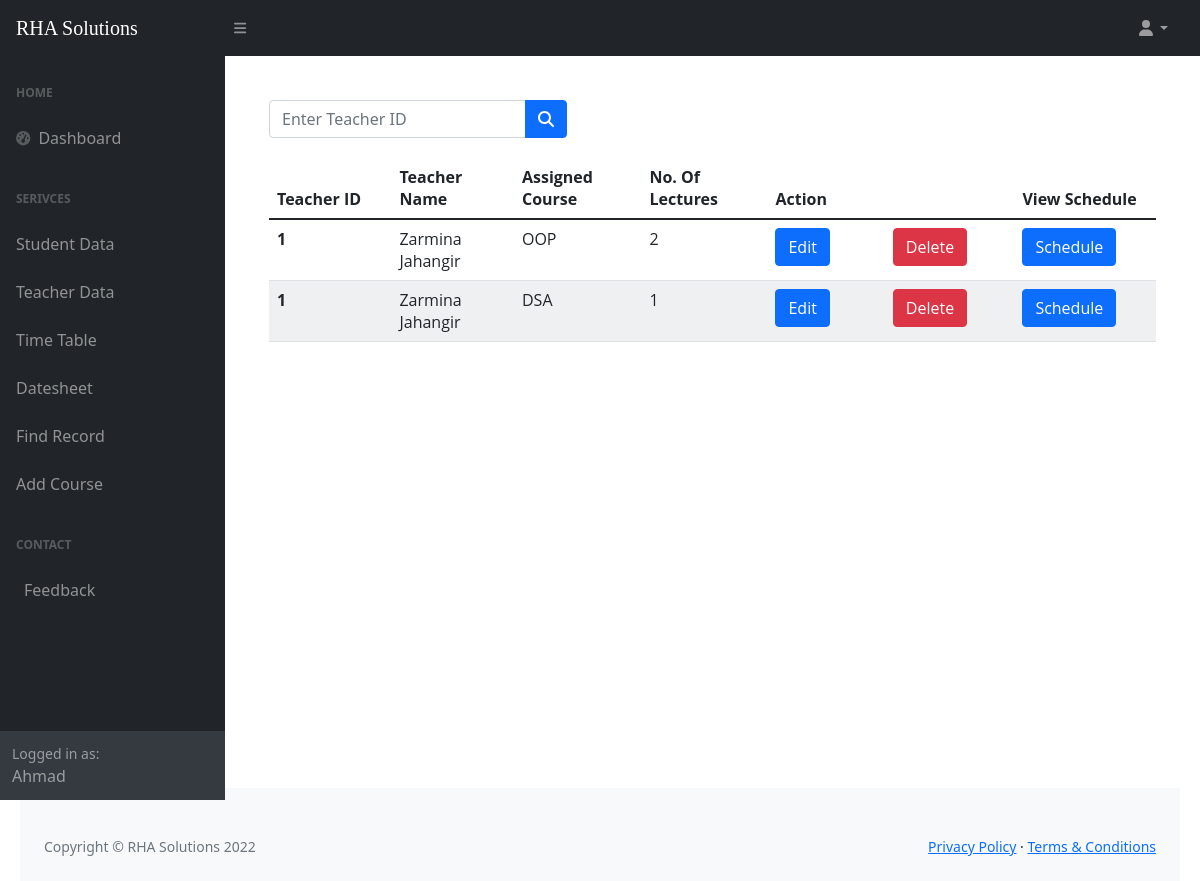
Page /Teacher_list.php (signed in) on the committed database.
### tables this page shows
CREATE TABLE `teach` (
  `t_id` int(11) NOT NULL,
  `f_name` varchar(100) NOT NULL,
  `l_name` varchar(100) NOT NULL,
  `email` varchar(100) NOT NULL,
  `p_id` int(10) NOT NULL
);

CREATE TABLE `course` (
  `c_id` int(3) NOT NULL,
  `c_name` varchar(100) NOT NULL,
  `crh` int(1) NOT NULL,
  `semester` int(1) NOT NULL
);

CREATE TABLE `assign_course` (
  `t_id` int(11) NOT NULL,
  `c_id` int(11) NOT NULL,
  `c_num` int(11) NOT NULL
);

### Teacher_list.php (the view, shortened to what this page needs)
<?php
include 'connection.php';
if($_SESSION["fname"]) {
?>
<!DOCTYPE html>
<html lang="en">
<head>
    <link href="https://cdn.jsdelivr.net/npm/simple-datatables@latest/dist/style.css" rel="stylesheet" />
    <link href="css/styles.css" rel="stylesheet" />
</head>
<body class="sb-nav-fixed">
<?php include ('header.php'); ?>
        <div id="layoutSidenav_content">
            <main>
                <div class="container-fluid px-4">
                    <form action="Teacher_Search.php" method="GET" class="d-none d-md-inline-block form-inline ms-auto me-0 me-md-3 my-2 my-md-0">
                        <div style="margin-bottom: 20px;" class="input-group">
                            <input class="form-control" name="search" value="" type="number" placeholder="Enter Teacher ID" />
                            <button class="btn btn-primary" id="std-search" type="submit"> <i class="fas fa-search"></i></button>
                        </div>
                    </form>
                    <table class="table">
                        <thead class="thead-dark">
                            <tr>
                                <th scope="col">Teacher ID</th>
                                <th scope="col">Teacher Name</th>
                                <th scope="col">Assigned Course</th>
                                <th scope="col">No. Of Lectures</th>
                                <th scope="col" colspan="2">Action</th>
                                <th scope="col">View Schedule</th>
                            </tr>
                        </thead>
                        <tbody>
                            <?php
                            $query = "SELECT t.t_id, t.f_name, t.l_name, c.c_name, ac.c_num
                            FROM(teach t
                        INNER JOIN assign_course ac ON t.t_id = ac.t_id
                        INNER JOIN course c ON ac.c_id = c.c_id )";
                            $data = mysqli_query($conn, $query) or die(mysqli_error($conn));
                            $res = mysqli_num_rows($data);
                            if ($res) {
                                while ($row = mysqli_fetch_array($data)) {
                                    $name = $row['f_name'];
                                    $name .= " ";
                                    $name .= $row['l_name'];
                            ?>
                                    <tr>
                                        <th scope="row"><?php echo $row['t_id']; ?></th>
                                        <td><?php echo $name; ?></td>
                                        <td><?php echo $row['c_name']; ?></td>
                                        <td><?php echo $row['c_num']; ?></td>
                                        <td> <button type="button" class="btn btn-primary"><a style="color: white; text-decoration: none;" href="edit_assign.php?t_id=<?php echo $row['t_id']; ?>">Edit</a></button></td>
                                        <td> <button type="button" class="btn btn-danger"> <a style="color: white; text-decoration: none;" onclick="return confirm('Are you sure, you want to delete?')" href="delete_assign.php?t_id=<?php echo $row['t_id']; ?>">Delete</a></td>
                                        <td> <button type="button" class="btn btn-primary"><a style="color: white; text-decoration: none;" href="teacher_timetable.php?t_id=<?php echo $row['t_id']; ?>">Schedule</a></button></td>
                                    </tr>
                                <?php
                                }
                            } else {
                                ?>
                                <tr>
                                    <td>No Data Found</td>
                                </tr>
                            <?php
                            }
                            ?>
                        </tbody>
                    </table>
                </div>
        </div>
    </div>
    <footer class="py-4 bg-light mt-auto">
        <div class="container-fluid px-4">
            <br>
            <div class="d-flex align-items-center justify-content-between small">
                <div class="text-muted">Copyright &copy; RHA Solutions 2022</div>
                <div>
                    <a href="#">Privacy Policy</a>
                    &middot;
                    <a href="#">Terms &amp; Conditions</a>
                </div>
            </div>
        </div>
    </footer>
    <?php
}
else {
  include ('login.php');
}
 ?>
</body>
</html>

### rows in the picture
teach: t_id "1", name "Zarmina Jahangir", course.c_name "OOP", assign_course.c_num "2", course.c_name "DSA", assign_course.c_num "1"

### other values in the picture
$_SESSION["fname"] "Ahmad"
